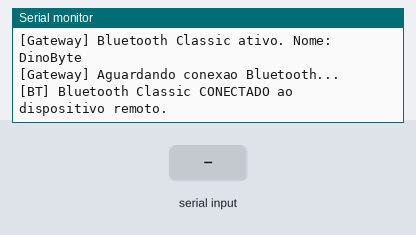
The sketch below on a simulated ESP32-S3. Parts: the last lines printed to the serial monitor. The inputs (shaded band) are chosen by the test bench. Nothing arrives over Bluetooth unless stated.

Above: at 1.4 s.
1.5 s: "1\n" received over the second serial link
At 2.2 s:
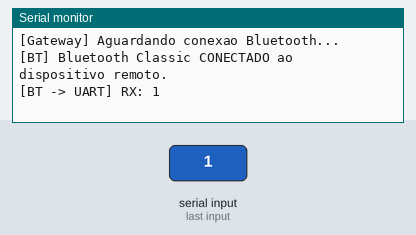
3.0 s: "0\n" received over the second serial link
At 3.3 s:
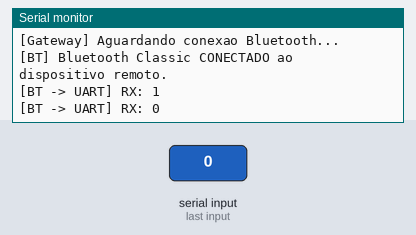
4.5 s: "2\n" received over the second serial link
At 5.7 s:
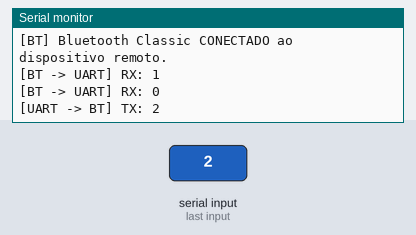

Measured:
- after the input at 1.5 s, the serial monitor: prints a new line at once (image 1)
- after the input at 3.0 s, the serial monitor: prints a new line at once (image 2)
- after the input at 4.5 s, the serial monitor: prints a new line at once (image 3)

The sketch:

BluetoothParser.ino
```cpp
#include "BluetoothSerial.h"

#if !defined(CONFIG_BT_ENABLED) || !defined(CONFIG_BLUEDROID_ENABLED)
#error Bluetooth Classic nao esta habilitado.
#endif

#define BT_DEVICE_NAME "DinoByte"

#define GATEWAY_UART_RX_PIN   16
#define GATEWAY_UART_TX_PIN   17
#define GATEWAY_UART_BAUDRATE 115200

#define BRIDGE_BUFFER_SIZE 256

BluetoothSerial SerialBT;
bool btWasConnected = false;

String btRxLine = "";
String uartRxLine = "";

void addLog(const String &msg) {
  Serial.println(msg);
}

void sendSafetyStop() {
  Serial2.print("STOP()\n");
  Serial2.print("NECK(STOP)\n");
  Serial2.print("MOUTH(STOP)\n");
  addLog("[Gateway] Bluetooth caiu -> parada de seguranca enviada ao ESP32-S3.");
}

void setup() {
  Serial.begin(115200);
  delay(200);

  Serial2.begin(GATEWAY_UART_BAUDRATE, SERIAL_8N1, GATEWAY_UART_RX_PIN, GATEWAY_UART_TX_PIN);

  if (!SerialBT.begin(BT_DEVICE_NAME)) {
    addLog("[Gateway] ERRO ao iniciar Bluetooth Classic!");
  } else {
    addLog("[Gateway] Bluetooth Classic ativo. Nome: " + String(BT_DEVICE_NAME));
    addLog("[Gateway] Aguardando conexao Bluetooth...");
  }
}

void loop() {
  bool btConnected = SerialBT.hasClient();

  if (btWasConnected && !btConnected) {
    addLog("[BT] Bluetooth Classic DESCONECTADO!");
    sendSafetyStop();
  }

  if (!btWasConnected && btConnected) {
    addLog("[BT] Bluetooth Classic CONECTADO ao dispositivo remoto.");
  }

  btWasConnected = btConnected;

  int btAvail = SerialBT.available();
  if (btAvail > 0) {
    uint8_t buf[BRIDGE_BUFFER_SIZE];
    int toRead = btAvail > BRIDGE_BUFFER_SIZE ? BRIDGE_BUFFER_SIZE : btAvail;
    int n = SerialBT.readBytes(buf, toRead);
    if (n > 0) {
      Serial2.write(buf, n);
      for (int i = 0; i < n; i++) {
        char c = (char)buf[i];
        if (c == '\n') {
          if (btRxLine.length() > 0) {
            addLog("[BT -> UART] RX: " + btRxLine);
            btRxLine = "";
          }
        } else if (c != '\r') {
          btRxLine += c;
          if (btRxLine.length() >= 120) {
            addLog("[BT -> UART] RX: " + btRxLine);
            btRxLine = "";
          }
        }
      }
    }
  }

  int uartAvail = Serial2.available();
  if (uartAvail > 0) {
    uint8_t buf[BRIDGE_BUFFER_SIZE];
    int toRead = uartAvail > BRIDGE_BUFFER_SIZE ? BRIDGE_BUFFER_SIZE : uartAvail;
    int n = Serial2.readBytes(buf, toRead);
    if (n > 0) {
      SerialBT.write(buf, n);
      for (int i = 0; i < n; i++) {
        char c = (char)buf[i];
        if (c == '\n') {
          if (uartRxLine.length() > 0) {
            addLog("[UART -> BT] TX: " + uartRxLine);
            uartRxLine = "";
          }
        } else if (c != '\r') {
          uartRxLine += c;
          if (uartRxLine.length() >= 120) {
            addLog("[UART -> BT] TX: " + uartRxLine);
            uartRxLine = "";
          }
        }
      }
    }
  }
}
```
